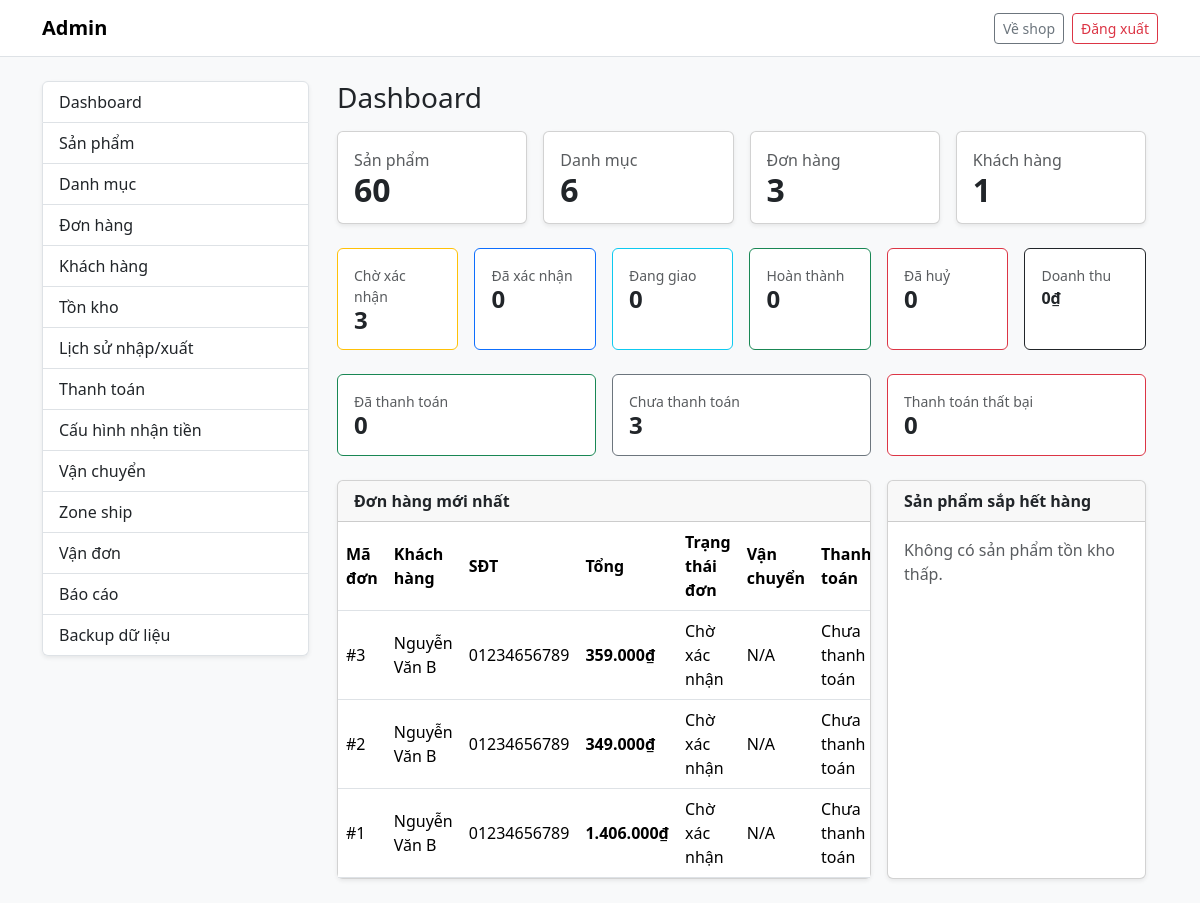
The page /public/index.php?r=/admin (signed in) on the database its author committed.
### tables this page shows
CREATE TABLE `orders` (
  `id` int(11) NOT NULL,
  `user_id` int(11) DEFAULT NULL,
  `customer_name` varchar(120) DEFAULT NULL,
  `customer_phone` varchar(30) DEFAULT NULL,
  `customer_address` varchar(255) DEFAULT NULL,
  `note` varchar(500) DEFAULT NULL,
  `total` int(11) NOT NULL,
  `subtotal` int(11) NOT NULL DEFAULT 0,
  `discount` int(11) NOT NULL DEFAULT 0,
  `coupon_code` varchar(50) DEFAULT NULL,
  `status` enum('pending','confirmed','shipping','completed','cancelled') DEFAULT 'pending',
  `payment_method` enum('cod','bank_transfer','qr','bank','card') DEFAULT NULL,
  `payment_status` enum('unpaid','paid','failed') DEFAULT 'unpaid',
  `tracking_code` varchar(50) DEFAULT NULL,
  `shipping_status` enum('picking','shipping','delivered','returned','cancelled') DEFAULT NULL,
  `created_at` datetime DEFAULT current_timestamp(),
  `payment_ref` varchar(100) DEFAULT NULL
);

### backend/Core/Database.php (called while the page is built, shortened)
<?php
final class Database
{
    private static ?PDO $pdo = null;
    public static function connection(): PDO
    {
        if (self::$pdo instanceof PDO) return self::$pdo;
        $db = App::config('db');
        $dsn = sprintf('mysql:host=%s;dbname=%s;charset=%s', $db['host'], $db['name'], $db['charset']);
        self::$pdo = new PDO($dsn, $db['user'], $db['pass'], [
            PDO::ATTR_ERRMODE => PDO::ERRMODE_EXCEPTION,
            PDO::ATTR_DEFAULT_FETCH_MODE => PDO::FETCH_ASSOC,
            PDO::ATTR_EMULATE_PREPARES => false,
        ]);
        return self::$pdo;
    }
}

### app/db.php (called while the page is built, shortened)
<?php
function db(): PDO { return Database::connection(); }

### app/models/Product.php (called while the page is built, shortened)
<?php
require_once __DIR__ . '/../db.php';
class Product {
  public static function adminCount(?string $q=null, ?string $status=null): int {
    $where = ["1=1"];
    $p = [];
    $st = db()->prepare("SELECT COUNT(*) FROM products WHERE " . implode(" AND ", $where));
    $st->execute($p);
    return (int)$st->fetchColumn();
  }
}

### app/models/Order.php (called while the page is built, shortened)
<?php
require_once __DIR__ . '/../db.php';
class Order
{
  public static function adminCount(?string $status = null): int
  {
    $where = ["1=1"];
    $p = [];
    $st = db()->prepare("SELECT COUNT(*) FROM orders o WHERE " . implode(" AND ", $where));
    $st->execute($p);
    return (int)$st->fetchColumn();
  }
}

### app/helpers.php (called while the page is built, shortened)
<?php
require_once __DIR__ . '/db.php';
function e($s): string {
  return htmlspecialchars((string)($s ?? ''), ENT_QUOTES, 'UTF-8');
}
function money(int $v): string {
  return number_format($v, 0, ',', '.') . '₫';
}

### app/views/admin/dashboard.php (the view, shortened to what this page needs)
<?php
$stats = $stats ?? [];
$recentOrders = $recentOrders ?? [];
$lowStockProducts = $lowStockProducts ?? [];
$statusLabel = function($st) {
  return match($st) {
    'pending'   => 'Chờ xác nhận',
    'confirmed' => 'Đã xác nhận',
    'shipping'  => 'Đang giao',
    'completed' => 'Hoàn thành',
    'cancelled' => 'Đã huỷ',
    default     => $st ?: 'N/A'
  };
};
$shippingStatusLabel = function($st) {
  return match($st) {
    'picking'   => 'Đang lấy hàng',
    'shipping'  => 'Đang giao',
    'delivered' => 'Đã giao',
    'returned'  => 'Trả hàng',
    'cancelled' => 'Đã huỷ',
    default     => $st ?: 'N/A'
  };
};
$payStatusLabel = function($st) {
  return match($st) {
    'paid'   => 'Đã thanh toán',
    'unpaid' => 'Chưa thanh toán',
    'failed' => 'Thất bại',
    default  => $st ?: 'N/A'
  };
};
?>
<div class="container-fluid">
  <div class="d-flex justify-content-between align-items-center mb-3">
    <h3 class="mb-0">Dashboard</h3>
  </div>
  <div class="row g-3 mb-4">
    <div class="col-md-6 col-xl-3">
      <div class="card shadow-sm h-100">
        <div class="card-body">
          <div class="text-muted">Sản phẩm</div>
          <div class="fs-2 fw-bold"><?= (int)($stats['products'] ?? 0) ?></div>
        </div>
      </div>
    </div>
    <div class="col-md-6 col-xl-3">
      <div class="card shadow-sm h-100">
        <div class="card-body">
          <div class="text-muted">Danh mục</div>
          <div class="fs-2 fw-bold"><?= (int)($stats['categories'] ?? 0) ?></div>
        </div>
      </div>
    </div>
    <div class="col-md-6 col-xl-3">
      <div class="card shadow-sm h-100">
        <div class="card-body">
          <div class="text-muted">Đơn hàng</div>
          <div class="fs-2 fw-bold"><?= (int)($stats['orders'] ?? 0) ?></div>
        </div>
      </div>
    </div>
    <div class="col-md-6 col-xl-3">
      <div class="card shadow-sm h-100">
        <div class="card-body">
          <div class="text-muted">Khách hàng</div>
          <div class="fs-2 fw-bold"><?= (int)($stats['users'] ?? 0) ?></div>
        </div>
      </div>
    </div>
  </div>
  <div class="row g-3 mb-4">
    <div class="col-md-6 col-xl-2">
      <div class="card border-warning h-100">
        <div class="card-body">
          <div class="text-muted small">Chờ xác nhận</div>
          <div class="fs-4 fw-bold"><?= (int)($stats['pending_orders'] ?? 0) ?></div>
        </div>
      </div>
    </div>
    <div class="col-md-6 col-xl-2">
      <div class="card border-primary h-100">
        <div class="card-body">
          <div class="text-muted small">Đã xác nhận</div>
          <div class="fs-4 fw-bold"><?= (int)($stats['confirmed_orders'] ?? 0) ?></div>
        </div>
      </div>
    </div>
    <div class="col-md-6 col-xl-2">
      <div class="card border-info h-100">
        <div class="card-body">
          <div class="text-muted small">Đang giao</div>
          <div class="fs-4 fw-bold"><?= (int)($stats['shipping_orders'] ?? 0) ?></div>
        </div>
      </div>
    </div>
    <div class="col-md-6 col-xl-2">
      <div class="card border-success h-100">
        <div class="card-body">
          <div class="text-muted small">Hoàn thành</div>
          <div class="fs-4 fw-bold"><?= (int)($stats['completed_orders'] ?? 0) ?></div>
        </div>
      </div>
    </div>
    <div class="col-md-6 col-xl-2">
      <div class="card border-danger h-100">
        <div class="card-body">
          <div class="text-muted small">Đã huỷ</div>
          <div class="fs-4 fw-bold"><?= (int)($stats['cancelled_orders'] ?? 0) ?></div>
        </div>
      </div>
    </div>
    <div class="col-md-6 col-xl-2">
      <div class="card border-dark h-100">
        <div class="card-body">
          <div class="text-muted small">Doanh thu</div>
          <div class="fs-6 fw-bold"><?= money((int)($stats['revenue'] ?? 0)) ?></div>
        </div>
      </div>
    </div>
  </div>
  <div class="row g-3 mb-4">
    <div class="col-md-4">
      <div class="card border-success h-100">
        <div class="card-body">
          <div class="text-muted small">Đã thanh toán</div>
          <div class="fs-4 fw-bold"><?= (int)($stats['paid_orders'] ?? 0) ?></div>
        </div>
      </div>
    </div>
    <div class="col-md-4">
      <div class="card border-secondary h-100">
        <div class="card-body">
          <div class="text-muted small">Chưa thanh toán</div>
          <div class="fs-4 fw-bold"><?= (int)($stats['unpaid_orders'] ?? 0) ?></div>
        </div>
      </div>
    </div>
    <div class="col-md-4">
      <div class="card border-danger h-100">
        <div class="card-body">
          <div class="text-muted small">Thanh toán thất bại</div>
          <div class="fs-4 fw-bold"><?= (int)($stats['failed_orders'] ?? 0) ?></div>
        </div>
      </div>
    </div>
  </div>
  <div class="row g-3">
    <div class="col-lg-8">
      <div class="card shadow-sm h-100">
        <div class="card-header fw-semibold">Đơn hàng mới nhất</div>
        <div class="card-body p-0">
          <?php if (empty($recentOrders)): ?>
            <div class="p-3 text-muted">Chưa có đơn hàng nào.</div>
          <?php else: ?>
            <div class="table-responsive">
              <table class="table mb-0 align-middle">
                <thead>
                  <tr>
                    <th>Mã đơn</th>
                    <th>Khách hàng</th>
                    <th>SĐT</th>
                    <th>Tổng</th>
                    <th>Trạng thái đơn</th>
                    <th>Vận chuyển</th>
                    <th>Thanh toán</th>
                  </tr>
                </thead>
                <tbody>
                  <?php foreach ($recentOrders as $o): ?>
                    <tr>
                      <td>#<?= (int)$o['id'] ?></td>
                      <td><?= e($o['customer_name'] ?? '') ?></td>
                      <td><?= e($o['customer_phone'] ?? '') ?></td>
                      <td class="fw-semibold"><?= money((int)($o['total'] ?? 0)) ?></td>
                      <td><?= e($statusLabel($o['status'] ?? '')) ?></td>
                      <td><?= e($shippingStatusLabel($o['shipping_status'] ?? '')) ?></td>
                      <td><?= e($payStatusLabel($o['payment_status'] ?? '')) ?></td>
                    </tr>
                  <?php endforeach; ?>
                </tbody>
              </table>
            </div>
          <?php endif; ?>
        </div>
      </div>
    </div>
    <div class="col-lg-4">
      <div class="card shadow-sm h-100">
        <div class="card-header fw-semibold">Sản phẩm sắp hết hàng</div>
        <div class="card-body p-0">
          <?php if (empty($lowStockProducts)): ?>
            <div class="p-3 text-muted">Không có sản phẩm tồn kho thấp.</div>
          <?php endif; ?>
        </div>
      </div>
    </div>
  </div>
</div>

### public/assets/css/style.css (style rules this page uses)
.card .fs-2, .card .fs-4, .card .fs-1 { line-height: 1.1; }
.table td, .table th { vertical-align: middle; }

### rows shown on the page
orders: id "3", shipping_fee "0", shipping_fee "0₫", customer_name "Nguyễn Văn B", customer_phone "01234656789", total "359.000₫", status "Chờ xác nhận", shipping_status "N/A", payment_status "Chưa thanh toán"
orders: id "2", customer_name "Nguyễn Văn B", customer_phone "01234656789", total "349.000₫", status "Chờ xác nhận", shipping_status "N/A", payment_status "Chưa thanh toán"
orders: id "1", customer_name "Nguyễn Văn B", customer_phone "01234656789", total "1.406.000₫", status "Chờ xác nhận", shipping_status "N/A", payment_status "Chưa thanh toán"

### other values the page prints
$stats['products'] "60"
$stats['categories'] "6"
$stats['users'] "1"
